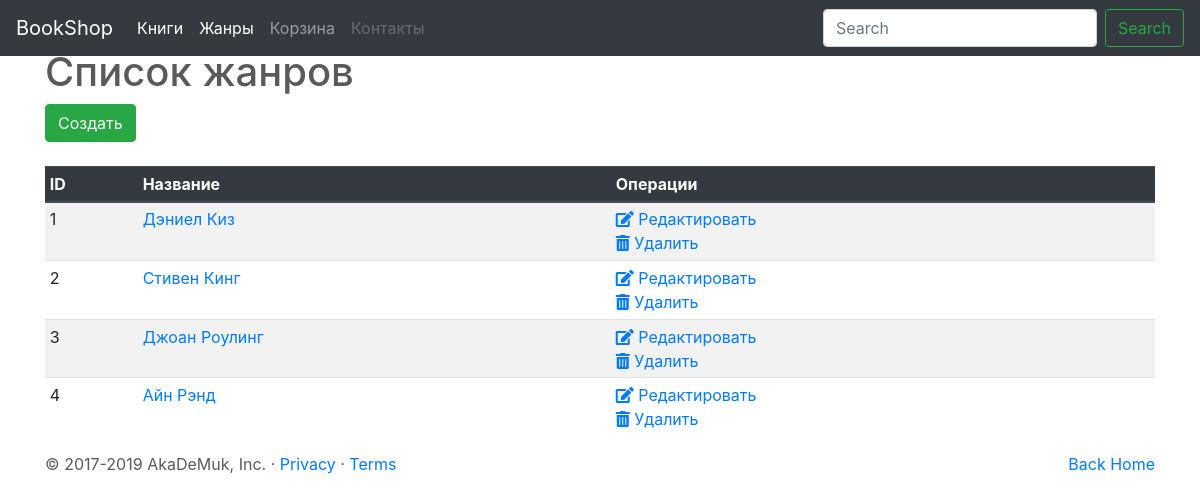
Screenshot of /authors/ with the database file from the repository.
### author/models.py (models this page shows, shortened)
class Author(models.Model):
    name=models.CharField(max_length=150, verbose_name="ФИО автора")
    description=models.TextField (blank=True, null=True, verbose_name="Об авторе")

### author/views.py (the view)
# urls.py: path('', views.ViewAuthors.as_view(), name="list"),
class ViewAuthors(ListView):
    template_name = 'author_list.html'
    model = Author
    paginate_by = 100

### author/templates/author_list.html (shortened to what this page needs)
{% extends 'base.html' %}
{% block content %}
<div class ='container'>
<h1>Список жанров</h1>
<a href="{% url 'author:create' %}"><button type="button" class="btn btn-success">Cоздать</button></a>
<br>
<br>
<table class= "table table-striped table-sm">
    <thead class="thead-dark">
        <tr>
            <th scope="col">ID</th>
            <th scope="col">Название</th>
            <th scope="col">Операции</th>
        </tr>
    </thead>
    <tbody>
        {% for obj in object_list %}
            <tr>
                <td scope="row">{{obj.id}}</td>
                <td><a href="{% url 'author:detail' obj.pk %}">{{obj.name}}</a></td>
                <td><a href="{% url 'author:edit' obj.pk %}"><i class="fas fa-edit"></i> Редактировать</a><br>
                    <a href="{% url 'author:delete' obj.pk %}"><i class="fas fa-trash-alt"></i> Удалить</a></td>
            </tr>
        {% empty %}
            <tr>Нет жанров.</tr>
        {% endfor %}
    </tbody>
</table>
</div>
{% endblock %}

### static/css/carousel.css (style rules this page uses)
body { padding-top: 3rem; padding-bottom: 3rem; color: #5a5a5a; }

### rows the page displays
Author: id "1", name "Дэниел Киз"
Author: id "2", name "Стивен Кинг"
Author: id "3", name "Джоан Роулинг"
Author: id "4", name "Айн Рэнд"
